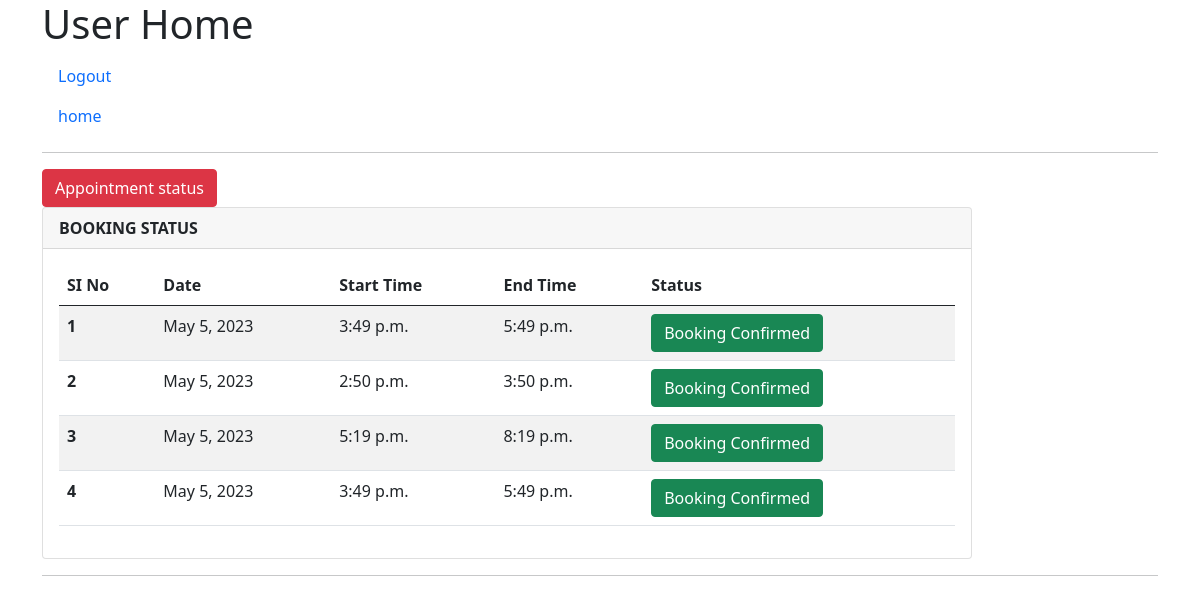
The page /appointments (signed in) on the database as committed earlier.
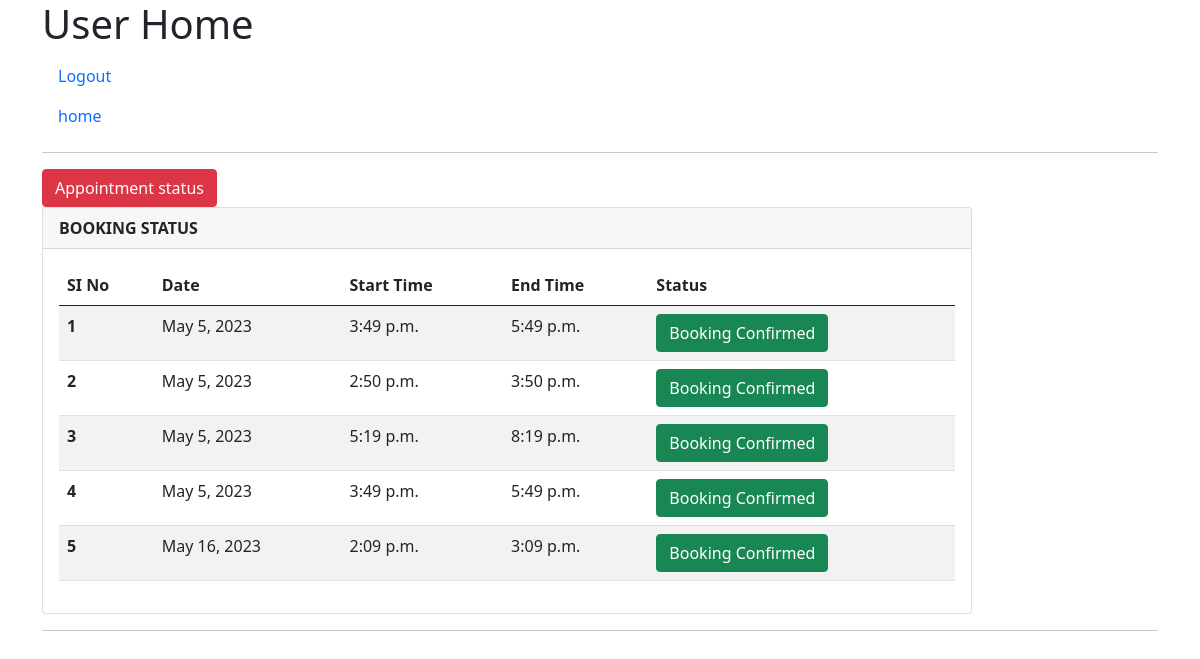
The same page on the database as committed later.
### car_app/models.py (models this page shows)
class Appointment(models.Model):
    user = models.ForeignKey(Login, on_delete=models.CASCADE, related_name='appointment')
    schedule = models.ForeignKey(AppointmentSchedule, on_delete=models.CASCADE)
    status = models.IntegerField(default=0)

class AppointmentSchedule(models.Model):
    date = models.DateField()
    start_time = models.TimeField()
    end_time = models.TimeField()
    is_active = models.BooleanField(default=True)

### car_app/user_views.py (the view)
# urls.py: path('appointments', user_views.AppointmentListView.as_view(), name='appointments'),
class AppointmentListView(LoginRequiredMixin,ListView):
    login_url = 'home'
    redirect_field_name = 'home'
    raise_exception = True
    model = Appointment
    context_object_name = 'appointment'
    template_name = 'user/appointments.html'
    def get_queryset(self):
        customer = get_object_or_404(Login, username=self.request.user)
        queryset = super().get_queryset().filter(user=customer).select_related('schedule')
        return queryset

### car/templates/user/appointments.html (shortened to what this page needs)
{% extends 'user/base_a.html' %}
{% block content %}
<div class="col-lg-10">
    <div class="card">
        <div class="card-header">
            <strong class="card-title">BOOKING STATUS </strong>
        </div>
        <div class="card-body">
            <table class="table table-striped">
                <thead>
                <tr>
                    <th scope="col">SI No</th>
                    <th scope="col">Date</th>
                    <th scope="col">Start Time</th>
                    <th scope="col">End Time</th>
                    <th scope="col">Status</th>
                </tr>
                </thead>
                <tbody>
                {% for n in appointment %}
                <tr>
                    <th scope="row">{{forloop.counter}}</th>
                    <td>{{n.schedule.date}}</td>
                    <td>{{n.schedule.start_time}}</td>
                    <td>{{n.schedule.end_time}}</td>
                    <td>
                        {% if n.status == 0 %}
                          <button type="button" class="btn btn-warning">Approval Pending</button>
                        {% elif n.status == 1 %}
                        <button type="button" class="btn btn-success">Booking Confirmed</button>
                         {% else %}
                        <button type="button" class="btn btn-danger">Sorry..no slots available</button>
 {% endif %}
                    </td>
                </tr>
                {% endfor %}
                </tbody>
            </table>
        </div>
    </div>
</div>
{% endblock %}

### car/templates/user/base_a.html (shortened to what this page needs)
<!DOCTYPE html>
<html lang="en">
<head>
{% load static %}
<link rel="stylesheet" type="text/css" href="https://cdn.jsdelivr.net/npm/bootstrap@5.0.2/dist/css/bootstrap.min.css"/>
</head>
<body>
    <div class="container">
        <header>
            <h1>User Home</h1>
            <a class="nav-link" href="{% url 'my_logout_view' %}">Logout</a>
            <a class="nav-link" href="{% url 'Schedules_user' %}">home</a>
        </header>
        <hr>
        <a href="{% url 'appointments' %}" class="btn btn-danger">Appointment status</a>
        <main>
            {% if request.user.is_authenticated and request.user.is_user %}
                 {% block content %}
                 {% endblock %}
          {% endif %}
        </main>
        <hr>
    </div>
</body>
</html>

Rows that differ between the two databases and show on the page:
added Appointment: schedule "May 16, 2023", schedule.start_time "2:09 p.m.", schedule.end_time "3:09 p.m.", status "Booking Confirmed"
